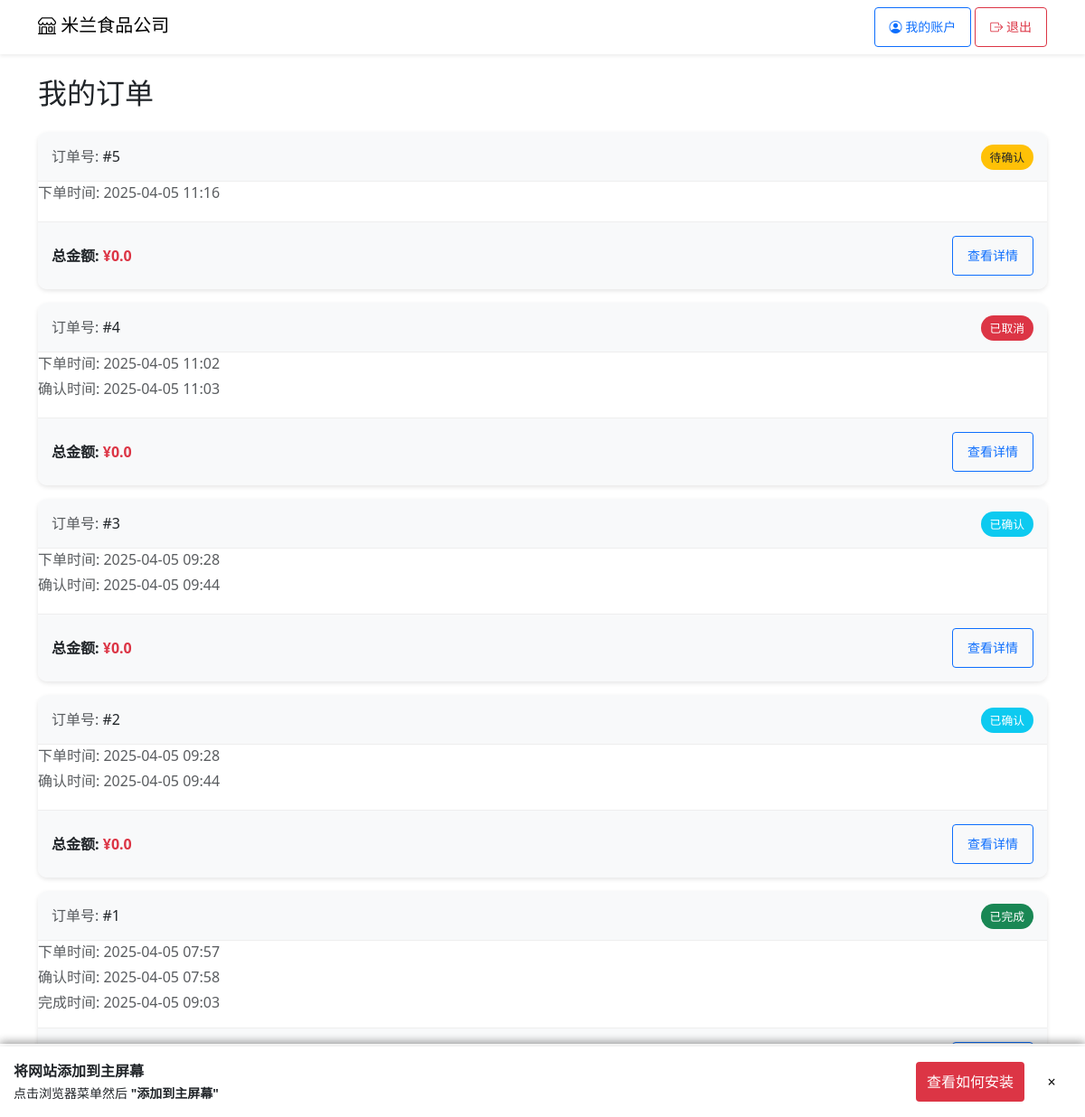
The page /client/orders (signed in) on the database its author committed.
### app/db/models.py (models this page shows)
class Order(Base):
    __tablename__ = "orders"
    id = Column(Integer, primary_key=True, index=True)
    restaurant_id = Column(Integer, ForeignKey("restaurants.id"))
    status = Column(String, index=True)  # pending, confirmed, completed, cancelled
    total_amount = Column(Float)
    note = Column(Text, nullable=True)
    pickup_time = Column(String, nullable=True)  # 取货时间
    created_at = Column(DateTime, index=True)
    confirmed_at = Column(DateTime, nullable=True)
    completed_at = Column(DateTime, nullable=True)
    cancelled_at = Column(DateTime, nullable=True)
    cancel_reason = Column(Text, nullable=True)
    qrcode_url = Column(String, nullable=True)  # 二维码图片URL
    restaurant = relationship("Restaurant", back_populates="orders")
    items = relationship("OrderItem", back_populates="order")

### app/api/endpoints/client.py (the view)
@router.get("/orders", response_class=HTMLResponse)
async def client_orders(
    request: Request,
    db: Session = Depends(get_db),
    restaurant_id: str = Depends(get_current_restaurant_or_none)
):
    if not restaurant_id:
        return RedirectResponse(url="/mlsp/client/login", status_code=303)
    orders_list = order.get_orders(db, restaurant_id=int(restaurant_id))
    return templates.TemplateResponse(
        "client/orders.html",
        {"request": request, "orders": orders_list}
    )

### app/templates/client/orders.html (shortened to what this page needs)
<!DOCTYPE html>
<html lang="zh">
<head>
    <link href="https://cdn.jsdelivr.net/npm/bootstrap@5.3.0-alpha1/dist/css/bootstrap.min.css" rel="stylesheet">
    <link rel="stylesheet" href="https://cdn.jsdelivr.net/npm/bootstrap-icons@1.10.3/font/bootstrap-icons.css">
<link rel="stylesheet" href="/mlsp/static/css/mobile-app.css">
<link rel="stylesheet" href="/mlsp/static/css/pwa-styles.css">
</head>
<body>
    <nav class="navbar navbar-expand-lg navbar-light bg-white shadow-sm">
        <div class="container">
            <a class="navbar-brand" href="/client">
                <i class="bi bi-shop"></i> 米兰食品公司
            </a>
            <div class="auth-buttons ms-auto">
                <a href="/mlsp/client/dashboard" class="btn btn-outline-primary btn-sm">
                    <i class="bi bi-person-circle"></i> 我的账户
                </a>
                <a href="/mlsp/logout" class="btn btn-outline-danger btn-sm">
                    <i class="bi bi-box-arrow-right"></i> 退出
                </a>
            </div>
        </div>
    </nav>
    <div class="container my-4">
        <h2 class="mb-4">我的订单</h2>
        {% if orders %}
            {% for order in orders %}
            <div class="order-card">
                <div class="order-header">
                    <div>
                        <span class="text-muted">订单号:</span> #{{ order.id }}
                    </div>
                    <div>
                        {% if order.status == "pending" %}
                        <span class="status-badge bg-warning text-dark">待确认</span>
                        {% elif order.status == "confirmed" %}
                        <span class="status-badge bg-info text-white">已确认</span>
                        {% elif order.status == "completed" %}
                        <span class="status-badge bg-success text-white">已完成</span>
                        {% elif order.status == "cancelled" %}
                        <span class="status-badge bg-danger text-white">已取消</span>
                        {% endif %}
                    </div>
                </div>
                <div class="card-body">
                    <div class="d-flex justify-content-between align-items-start mb-3">
                        <div>
                            <p class="card-text text-muted mb-1">下单时间: {{ order.created_at.strftime('%Y-%m-%d %H:%M') }}</p>
                            {% if order.confirmed_at %}
                            <p class="card-text text-muted mb-1">确认时间: {{ order.confirmed_at.strftime('%Y-%m-%d %H:%M') }}</p>
                            {% endif %}
                            {% if order.completed_at %}
                            <p class="card-text text-muted mb-0">完成时间: {{ order.completed_at.strftime('%Y-%m-%d %H:%M') }}</p>
                            {% endif %}
                        </div>
                    </div>
                </div>
                <div class="order-footer">
                    <div class="fw-bold">
                        总金额: <span class="text-danger">¥{{ order.total_amount }}</span>
                    </div>
                    <a href="/mlsp/client/order/{{ order.id }}" class="btn btn-sm btn-outline-primary">
                        查看详情
                    </a>
                </div>
            </div>
            {% endfor %}
        {% endif %}
    </div>
    <nav class="navbar fixed-bottom navbar-light bg-white bottom-navbar py-2">
        <div class="container-fluid justify-content-around">
            <a href="/client" class="bottom-nav-link">
                <span>首页</span>
            </a>
            <a href="/mlsp/client/products" class="bottom-nav-link">
                <span>产品</span>
            </a>
            <a href="/mlsp/client/create-order" class="bottom-nav-link">
                <span>下单</span>
            </a>
            <a href="/mlsp/client/orders" class="bottom-nav-link active">
                <span>订单</span>
            </a>
            <a href="/mlsp/client/dashboard" class="bottom-nav-link">
                <span>我的</span>
            </a>
        </div>
    </nav>
</body>
</html>

### app/static/css/mobile-app.css (style rules this page uses)
html { height: 100%; width: 100%; overflow: hidden; }
body { height: 100%; width: 100%; overflow: auto; -webkit-overflow-scrolling: touch; position: fixed; padding: 0; margin: 0; padding-top: env(safe-area-inset-top); padding-bottom: env(safe-area-inset-bottom); padding-left: env(safe-area-inset-left); padding-right: env(safe-area-inset-right); }
.btn, button, a, input[type="button"], input[type="submit"] { min-height: 44px; min-width: 44px; }
* { -webkit-tap-highlight-color: transparent; }

### app/static/css/pwa-styles.css (style rules this page uses)
* { -webkit-tap-highlight-color: transparent; }
button, .btn, a.btn, .nav-link, [role="button"] { min-height: 44px; min-width: 44px; padding: 10px 16px; }
html, body { -webkit-overflow-scrolling: touch; scroll-behavior: smooth; }

### app/templates/client/orders.html (style rules this page uses)
body { padding-bottom: 70px; }
.order-card { border-radius: 10px; overflow: hidden; box-shadow: 0 2px 5px rgba(0,0,0,0.1); transition: transform 0.2s; margin-bottom: 15px; }
.order-header { display: flex; justify-content: space-between; align-items: center; padding: 15px; background-color: #f8f9fa; border-bottom: 1px solid #eee; }
.order-footer { display: flex; justify-content: space-between; align-items: center; padding: 15px; background-color: #f8f9fa; border-top: 1px solid #eee; }
.status-badge { padding: 5px 10px; border-radius: 20px; font-size: 0.8rem; }
.bottom-navbar { box-shadow: 0 -2px 10px rgba(0,0,0,0.1); }
.bottom-nav-link { display: flex; flex-direction: column; align-items: center; color: #6c757d; text-decoration: none; font-size: 0.8rem; }
.bottom-nav-link.active { color: #dc3545; }

### rows shown on the page
Order: id "5", status "待确认", created_at "2025-04-05 11:16", total_amount "0.0"
Order: id "4", status "已取消", created_at "2025-04-05 11:02", confirmed_at "2025-04-05 11:03", total_amount "0.0"
Order: id "3", status "已确认", created_at "2025-04-05 09:28", confirmed_at "2025-04-05 09:44", total_amount "0.0"
Order: id "2", status "已确认", created_at "2025-04-05 09:28", confirmed_at "2025-04-05 09:44", total_amount "0.0"
Order: id "1", status "已完成", created_at "2025-04-05 07:57", confirmed_at "2025-04-05 07:58", completed_at "2025-04-05 09:03"
